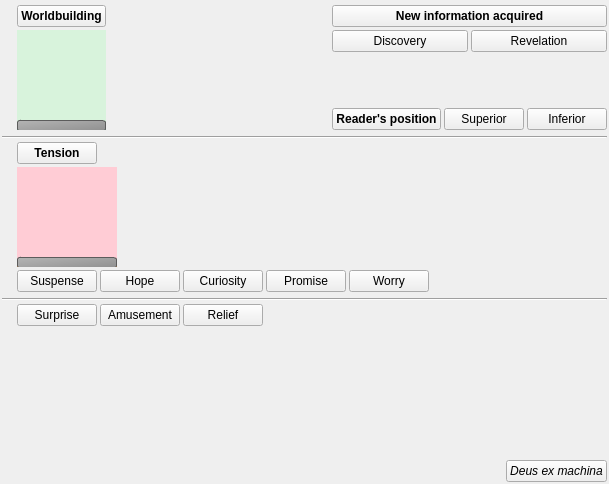
<?xml version="1.0" encoding="UTF-8"?>
<ui version="4.0">
 <class>SceneDriveTrackingEditor</class>
 <widget class="QWidget" name="SceneDriveTrackingEditor">
  <property name="geometry">
   <rect>
    <x>0</x>
    <y>0</y>
    <width>609</width>
    <height>484</height>
   </rect>
  </property>
  <property name="windowTitle">
   <string>Form</string>
  </property>
  <layout class="QVBoxLayout" name="verticalLayout_6">
   <property name="spacing">
    <number>3</number>
   </property>
   <property name="leftMargin">
    <number>2</number>
   </property>
   <property name="topMargin">
    <number>2</number>
   </property>
   <property name="rightMargin">
    <number>2</number>
   </property>
   <property name="bottomMargin">
    <number>2</number>
   </property>
   <item>
    <widget class="Subtitle" name="subtitle_2">
     <property name="sizePolicy">
      <sizepolicy hsizetype="Preferred" vsizetype="Maximum">
       <horstretch>0</horstretch>
       <verstretch>0</verstretch>
      </sizepolicy>
     </property>
     <property name="title" stdset="0">
      <string>Reader's knowledge</string>
     </property>
    </widget>
   </item>
   <item>
    <layout class="QHBoxLayout" name="horizontalLayout_4">
     <property name="leftMargin">
      <number>15</number>
     </property>
     <item>
      <layout class="QVBoxLayout" name="verticalLayout">
       <item>
        <widget class="IconText" name="icontext">
         <property name="font">
          <font>
           <weight>75</weight>
           <bold>true</bold>
          </font>
         </property>
         <property name="text">
          <string>Worldbuilding</string>
         </property>
         <property name="iconName" stdset="0">
          <string>mdi.globe-model</string>
         </property>
         <property name="iconColor" stdset="0">
          <string>#1b4332</string>
         </property>
        </widget>
       </item>
       <item>
        <widget class="QSlider" name="sliderWorld">
         <property name="enabled">
          <bool>true</bool>
         </property>
         <property name="sizePolicy">
          <sizepolicy hsizetype="Minimum" vsizetype="Preferred">
           <horstretch>0</horstretch>
           <verstretch>0</verstretch>
          </sizepolicy>
         </property>
         <property name="minimumSize">
          <size>
           <width>0</width>
           <height>100</height>
          </size>
         </property>
         <property name="maximumSize">
          <size>
           <width>16777215</width>
           <height>200</height>
          </size>
         </property>
         <property name="cursor">
          <cursorShape>PointingHandCursor</cursorShape>
         </property>
         <property name="styleSheet">
          <string notr="true">QSlider::groove:vertical {
    border: 1px solid #999999;
    background: qlineargradient(x1:0, y1:0, x2:0, y2:1, stop:0 lightgray, stop:1 lightgray);
    margin: 0px 0;
}

QSlider::handle:vertical {
    background: qlineargradient(x1:0, y1:0, x2:1, y2:1, stop:0 #b4b4b4, stop:1 #8f8f8f);
    border: 1px solid #5c5c5c;
    width: 100px;
    height: 10px;
    margin: -3px -1px;
    border-radius: 3px;
}

QSlider::add-page:vertical {
    background: #40916c;
}

QSlider::sub-page:vertical {
    background: #d8f3dc;
}</string>
         </property>
         <property name="maximum">
          <number>5</number>
         </property>
         <property name="pageStep">
          <number>1</number>
         </property>
         <property name="orientation">
          <enum>Qt::Vertical</enum>
         </property>
         <property name="invertedAppearance">
          <bool>false</bool>
         </property>
        </widget>
       </item>
      </layout>
     </item>
     <item>
      <spacer name="horizontalSpacer">
       <property name="orientation">
        <enum>Qt::Horizontal</enum>
       </property>
       <property name="sizeHint" stdset="0">
        <size>
         <width>40</width>
         <height>20</height>
        </size>
       </property>
      </spacer>
     </item>
     <item>
      <layout class="QVBoxLayout" name="verticalLayout_5">
       <item>
        <layout class="QGridLayout" name="gridLayout">
         <item row="0" column="0" colspan="2">
          <widget class="IconText" name="icontext_4">
           <property name="font">
            <font>
             <weight>75</weight>
             <bold>true</bold>
            </font>
           </property>
           <property name="text">
            <string>New information acquired</string>
           </property>
           <property name="iconName" stdset="0">
            <string>fa5s.info</string>
           </property>
           <property name="iconColor" stdset="0">
            <string>#168aad</string>
           </property>
          </widget>
         </item>
         <item row="1" column="0">
          <widget class="SecondaryActionPushButton" name="btnDiscovery">
           <property name="sizePolicy">
            <sizepolicy hsizetype="Minimum" vsizetype="Maximum">
             <horstretch>0</horstretch>
             <verstretch>0</verstretch>
            </sizepolicy>
           </property>
           <property name="text">
            <string>Discovery</string>
           </property>
           <property name="checkable">
            <bool>true</bool>
           </property>
          </widget>
         </item>
         <item row="1" column="1">
          <widget class="SecondaryActionPushButton" name="btnRevelation">
           <property name="sizePolicy">
            <sizepolicy hsizetype="Minimum" vsizetype="Maximum">
             <horstretch>0</horstretch>
             <verstretch>0</verstretch>
            </sizepolicy>
           </property>
           <property name="text">
            <string>Revelation</string>
           </property>
           <property name="checkable">
            <bool>true</bool>
           </property>
          </widget>
         </item>
        </layout>
       </item>
       <item>
        <layout class="QHBoxLayout" name="horizontalLayout_3">
         <item alignment="Qt::AlignBottom">
          <widget class="IconText" name="icontext_2">
           <property name="font">
            <font>
             <weight>75</weight>
             <bold>true</bold>
            </font>
           </property>
           <property name="text">
            <string>Reader's position</string>
           </property>
           <property name="iconName" stdset="0">
            <string>fa5s.book-reader</string>
           </property>
          </widget>
         </item>
         <item alignment="Qt::AlignBottom">
          <widget class="SecondaryActionPushButton" name="btnReaderSuperior">
           <property name="toolTip">
            <string>&lt;html&gt;&lt;head/&gt;&lt;body&gt;&lt;p&gt;Dramatic irony: the reader knows more than the character&lt;/p&gt;&lt;/body&gt;&lt;/html&gt;</string>
           </property>
           <property name="text">
            <string>Superior</string>
           </property>
           <property name="checkable">
            <bool>true</bool>
           </property>
           <property name="checked">
            <bool>false</bool>
           </property>
           <property name="checkedColor" stdset="0">
            <string>blue</string>
           </property>
          </widget>
         </item>
         <item alignment="Qt::AlignBottom">
          <widget class="SecondaryActionPushButton" name="btnReaderInferior">
           <property name="toolTip">
            <string>&lt;html&gt;&lt;head/&gt;&lt;body&gt;&lt;p&gt;The narrator hides significant information from the reader, so that the character knows more than the reader&lt;/p&gt;&lt;/body&gt;&lt;/html&gt;</string>
           </property>
           <property name="text">
            <string>Inferior</string>
           </property>
           <property name="checkable">
            <bool>true</bool>
           </property>
           <property name="checked">
            <bool>false</bool>
           </property>
           <property name="checkedColor" stdset="0">
            <string>blue</string>
           </property>
          </widget>
         </item>
        </layout>
       </item>
      </layout>
     </item>
    </layout>
   </item>
   <item>
    <layout class="QVBoxLayout" name="verticalLayout_4">
     <item>
      <widget class="Subtitle" name="subtitle">
       <property name="sizePolicy">
        <sizepolicy hsizetype="Preferred" vsizetype="Maximum">
         <horstretch>0</horstretch>
         <verstretch>0</verstretch>
        </sizepolicy>
       </property>
       <property name="title" stdset="0">
        <string>Anticipation</string>
       </property>
      </widget>
     </item>
     <item>
      <widget class="Line" name="line">
       <property name="orientation">
        <enum>Qt::Horizontal</enum>
       </property>
      </widget>
     </item>
     <item>
      <layout class="QVBoxLayout" name="verticalLayout_2">
       <property name="leftMargin">
        <number>15</number>
       </property>
       <item alignment="Qt::AlignLeft">
        <widget class="IconText" name="icontext_3">
         <property name="font">
          <font>
           <weight>75</weight>
           <bold>true</bold>
          </font>
         </property>
         <property name="text">
          <string>Tension</string>
         </property>
         <property name="iconName" stdset="0">
          <string>mdi.battery-charging-50</string>
         </property>
         <property name="iconColor" stdset="0">
          <string>#d00000</string>
         </property>
        </widget>
       </item>
       <item>
        <widget class="QSlider" name="sliderTension">
         <property name="enabled">
          <bool>true</bool>
         </property>
         <property name="sizePolicy">
          <sizepolicy hsizetype="Fixed" vsizetype="Preferred">
           <horstretch>0</horstretch>
           <verstretch>0</verstretch>
          </sizepolicy>
         </property>
         <property name="minimumSize">
          <size>
           <width>100</width>
           <height>100</height>
          </size>
         </property>
         <property name="maximumSize">
          <size>
           <width>16777215</width>
           <height>200</height>
          </size>
         </property>
         <property name="cursor">
          <cursorShape>PointingHandCursor</cursorShape>
         </property>
         <property name="styleSheet">
          <string notr="true">QSlider::groove:vertical {
    border: 1px solid #999999;
    background: qlineargradient(x1:0, y1:0, x2:0, y2:1, stop:0 lightgray, stop:1 lightgray);
    margin: 0px 0;
}

QSlider::handle:vertical {
    background: qlineargradient(x1:0, y1:0, x2:1, y2:1, stop:0 #b4b4b4, stop:1 #8f8f8f);
    border: 1px solid #5c5c5c;
    width: 100px;
    height: 10px;
    margin: -3px -1px;
    border-radius: 3px;
}

QSlider::add-page:vertical {
    background: qlineargradient(x1:0.5, y1:1, x2:0.5, y2:0, stop:0 #f48c06, stop:1 #d00000);;
}

QSlider::sub-page:vertical {
    background: #ffccd5;
}</string>
         </property>
         <property name="maximum">
          <number>5</number>
         </property>
         <property name="pageStep">
          <number>1</number>
         </property>
         <property name="orientation">
          <enum>Qt::Vertical</enum>
         </property>
         <property name="invertedAppearance">
          <bool>false</bool>
         </property>
        </widget>
       </item>
      </layout>
     </item>
     <item>
      <layout class="QHBoxLayout" name="horizontalLayout">
       <property name="leftMargin">
        <number>15</number>
       </property>
       <item>
        <widget class="SecondaryActionPushButton" name="secondaryactionpushbutton_3">
         <property name="text">
          <string>Suspense</string>
         </property>
         <property name="checkable">
          <bool>true</bool>
         </property>
        </widget>
       </item>
       <item>
        <widget class="SecondaryActionPushButton" name="secondaryactionpushbutton_4">
         <property name="text">
          <string>Hope</string>
         </property>
         <property name="checkable">
          <bool>true</bool>
         </property>
        </widget>
       </item>
       <item>
        <widget class="SecondaryActionPushButton" name="secondaryactionpushbutton_5">
         <property name="text">
          <string>Curiosity</string>
         </property>
         <property name="checkable">
          <bool>true</bool>
         </property>
        </widget>
       </item>
       <item>
        <widget class="SecondaryActionPushButton" name="secondaryactionpushbutton_6">
         <property name="text">
          <string>Promise</string>
         </property>
         <property name="checkable">
          <bool>true</bool>
         </property>
        </widget>
       </item>
       <item>
        <widget class="SecondaryActionPushButton" name="secondaryactionpushbutton_7">
         <property name="text">
          <string>Worry</string>
         </property>
         <property name="checkable">
          <bool>true</bool>
         </property>
        </widget>
       </item>
       <item>
        <spacer name="horizontalSpacer_3">
         <property name="orientation">
          <enum>Qt::Horizontal</enum>
         </property>
         <property name="sizeHint" stdset="0">
          <size>
           <width>40</width>
           <height>20</height>
          </size>
         </property>
        </spacer>
       </item>
      </layout>
     </item>
    </layout>
   </item>
   <item>
    <layout class="QVBoxLayout" name="verticalLayout_3">
     <item>
      <widget class="Subtitle" name="subtitle_3">
       <property name="sizePolicy">
        <sizepolicy hsizetype="Preferred" vsizetype="Maximum">
         <horstretch>0</horstretch>
         <verstretch>0</verstretch>
        </sizepolicy>
       </property>
       <property name="title" stdset="0">
        <string>Payoff</string>
       </property>
      </widget>
     </item>
     <item>
      <widget class="Line" name="line_2">
       <property name="orientation">
        <enum>Qt::Horizontal</enum>
       </property>
      </widget>
     </item>
     <item>
      <layout class="QHBoxLayout" name="horizontalLayout_2">
       <property name="leftMargin">
        <number>15</number>
       </property>
       <item>
        <widget class="SecondaryActionPushButton" name="secondaryactionpushbutton_8">
         <property name="text">
          <string>Surprise</string>
         </property>
         <property name="checkable">
          <bool>true</bool>
         </property>
        </widget>
       </item>
       <item>
        <widget class="SecondaryActionPushButton" name="secondaryactionpushbutton_9">
         <property name="text">
          <string>Amusement</string>
         </property>
         <property name="checkable">
          <bool>true</bool>
         </property>
        </widget>
       </item>
       <item>
        <widget class="SecondaryActionPushButton" name="secondaryactionpushbutton_10">
         <property name="text">
          <string>Relief</string>
         </property>
         <property name="checkable">
          <bool>true</bool>
         </property>
        </widget>
       </item>
       <item>
        <spacer name="horizontalSpacer_2">
         <property name="orientation">
          <enum>Qt::Horizontal</enum>
         </property>
         <property name="sizeHint" stdset="0">
          <size>
           <width>40</width>
           <height>20</height>
          </size>
         </property>
        </spacer>
       </item>
      </layout>
     </item>
    </layout>
   </item>
   <item>
    <widget class="QWidget" name="widget" native="true">
     <property name="sizePolicy">
      <sizepolicy hsizetype="Preferred" vsizetype="Expanding">
       <horstretch>0</horstretch>
       <verstretch>0</verstretch>
      </sizepolicy>
     </property>
    </widget>
   </item>
   <item alignment="Qt::AlignRight">
    <widget class="SecondaryActionPushButton" name="btnDeuxExMachina">
     <property name="font">
      <font>
       <italic>true</italic>
      </font>
     </property>
     <property name="text">
      <string>Deus ex machina</string>
     </property>
     <property name="checkable">
      <bool>true</bool>
     </property>
     <property name="iconName" stdset="0">
      <string>mdi6.lightning-bolt-circle</string>
     </property>
    </widget>
   </item>
  </layout>
 </widget>
 <customwidgets>
  <customwidget>
   <class>SecondaryActionPushButton</class>
   <extends>QPushButton</extends>
   <header>src.main.python.plotlyst.view.widget.button</header>
  </customwidget>
  <customwidget>
   <class>Subtitle</class>
   <extends>QWidget</extends>
   <header>src.main.python.plotlyst.view.widget.display</header>
  </customwidget>
  <customwidget>
   <class>IconText</class>
   <extends>QPushButton</extends>
   <header>src.main.python.plotlyst.view.widget.display</header>
  </customwidget>
 </customwidgets>
 <resources/>
 <connections/>
</ui>
